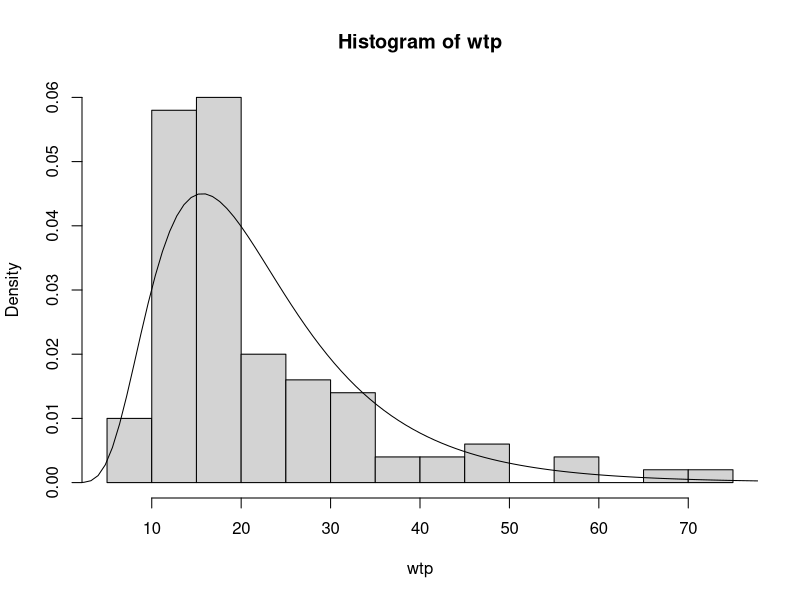
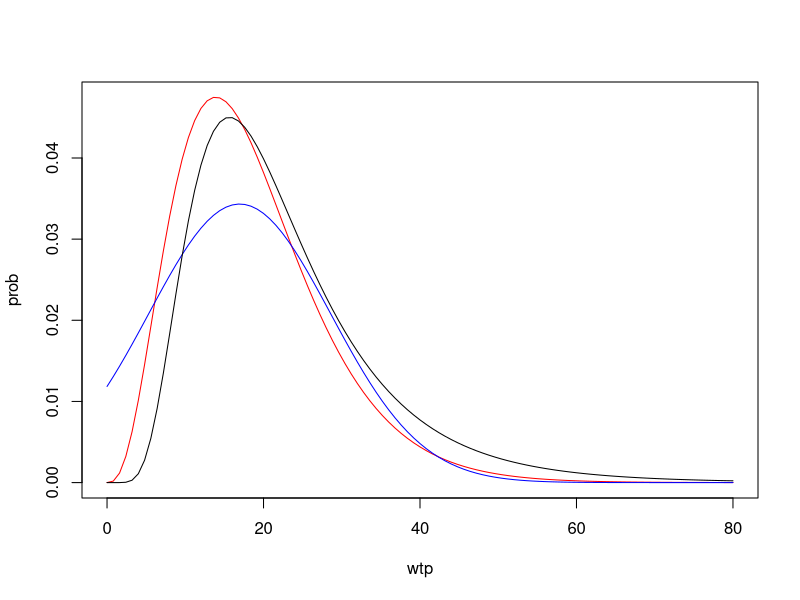

The R script that drew these images, in order:
## ---- chunk 1
# Section G2
# Group 05
# Members: CHEN XIANG, XU YUWEN, YANG YUBO, ZHANG YUN
## ---- chunk 2
set.seed(1234)  # set seed for random number generator
N <- 100  # number of data points
wtp <- rlnorm(N, meanlog=3, sdlog=0.5)  # WTP follows a log-normal distribution with (3, 0.5)
data <- data.frame(price=round(runif(N, min=10, max=40)))  # price is uniform[10, 40], rounded to integers
data$purchase <- (wtp >= data$price)  # purchase is TRUE if WTP >= price
summary(data)
## ---- chunk 3
hist(wtp, breaks=15, probability=TRUE)
curve(dlnorm(x, 3, 0.5),  add=TRUE, from=0, to=80)
## ---- chunk 4
LL1 <- function(theta,data){
  mu <- theta[1]
  sigma <- theta[2]
  prob.win <- pnorm(data$price, mean = mu, sd = sigma, lower.tail = FALSE, log.p = TRUE)
  prob.lose <- pnorm(data$price, mean = mu, sd = sigma, lower.tail = TRUE, log.p = TRUE)
  l1 <- ifelse(data$purchase == TRUE, prob.win, prob.lose)
  return(sum(l1))
  }

output1 <- optim(c(0,1), LL1, method = "L-BFGS-B", lower = c(-Inf,1e-6), upper = c(Inf, Inf), control=list(fnscale=-1), data=data)

theta1 <- output1$par
theta1
## ---- chunk 5
LL2 <- function(theta,data){
  a <- theta[1]
  b <- theta[2]
  prob.win <- pgamma(data$price, shape = a, rate = b, lower.tail = FALSE, log.p = TRUE)
  prob.lose <- pgamma(data$price, shape = a, rate = b, lower.tail = TRUE, log.p = TRUE)
  l2 <- ifelse(data$purchase == TRUE, prob.win, prob.lose)
  return(sum(l2))
  }

output2 <- optim(c(0,1), LL2, method = "L-BFGS-B", lower = c(1e-6, 1e-6), upper = c(Inf, Inf), control=list(fnscale=-1), data=data)

theta2 <- output2$par
theta2

## ---- chunk 6
curve(dgamma(x,shape=theta2[1],rate=theta2[2]), from=0, to=80, xlab = "wtp", ylab = "prob", col = "red")
curve(dnorm(x,mean=theta1[1],sd=theta1[2]), from=0, to=80, col = "blue", add= TRUE)
curve(dlnorm(x, 3, 0.5), from=0, to=80, add= TRUE)
# From the graph, we can see that gamma distribution is more accurate for preding the true distribution (compare the red curve to the black curve). the normal distribution model is not likely to be accurate as compared to the black curve.
## ---- chunk 7
# true parameters
beta0 <- -2
beta1 <- 3
beta2 <- -1
sigma <- 2

set.seed(1234)  # set seed for random number generator
N <- 200  # number of data points
X1 <- runif(N, min=1, max=3)  # X1 ~ Uniform(1, 3)
X2 <- rexp(N, rate=1)  # X2 ~ Exponential(1)
price <- rgamma(N, shape=2, rate=1)  # price ~ Gamma(2, 1)
data <- data.frame(id=1:N, x1=X1, x2=X2, price=price)

# simulate the observations according to the model we built
epsilon <- rnorm(N, mean=0, sd=sigma)  # epsilon ~ N(0, sigma)
wtp <- beta0 + beta1 * data$x1 + beta2 * data$x2 + epsilon
data$purchase <- (wtp >= data$price)
head(data)
## ---- chunk 8
data.train <- data[1:round(N * 0.6), ]
data.test <- data[(round(N * 0.6) + 1):N, ]
## ---- chunk 9
LL3 <- function(theta, data){
  beta0 <- theta[1]
  beta1 <- theta[2]
  beta2 <- theta[3]
  sigma <- theta[4]
  prob.win <- pnorm((data$price-beta0-beta1*data$x1-beta2*data$x2),mean=0,sd=sigma,lower.tail = FALSE, log.p = TRUE)
  prob.lose <- pnorm((data$price-beta0-beta1*data$x1-beta2*data$x2),mean=0,sd=sigma,lower.tail = TRUE, log.p = TRUE)
  l3 <- ifelse(data$purchase == TRUE, prob.win, prob.lose)
  return(sum(l3))
}

output3 <- optim(c(0,0,0,1), LL3, method = "L-BFGS-B", lower = c(-Inf,-Inf,-Inf,1e-6), upper = c(Inf, Inf, Inf, Inf), control = list(fnscale=-1), data = data.train)

theta3 <- output3$par
theta3
## ---- chunk 10
  beta0 <- theta3[1]
  beta1 <- theta3[2]
  beta2 <- theta3[3]
  sigma <- theta3[4]
data.test$WTP_pred <- beta0+beta1*data.test$x1+beta2*data.test$x2
data.test$purchase_pred <- (data.test$WTP_pred >= data.test$price)
data.test$comparison <- (data.test$purchase == data.test$purchase_pred)
head(data.test)
summary(data.test$comparison)
## ---- chunk 11
print(sessionInfo(), locale=FALSE)
